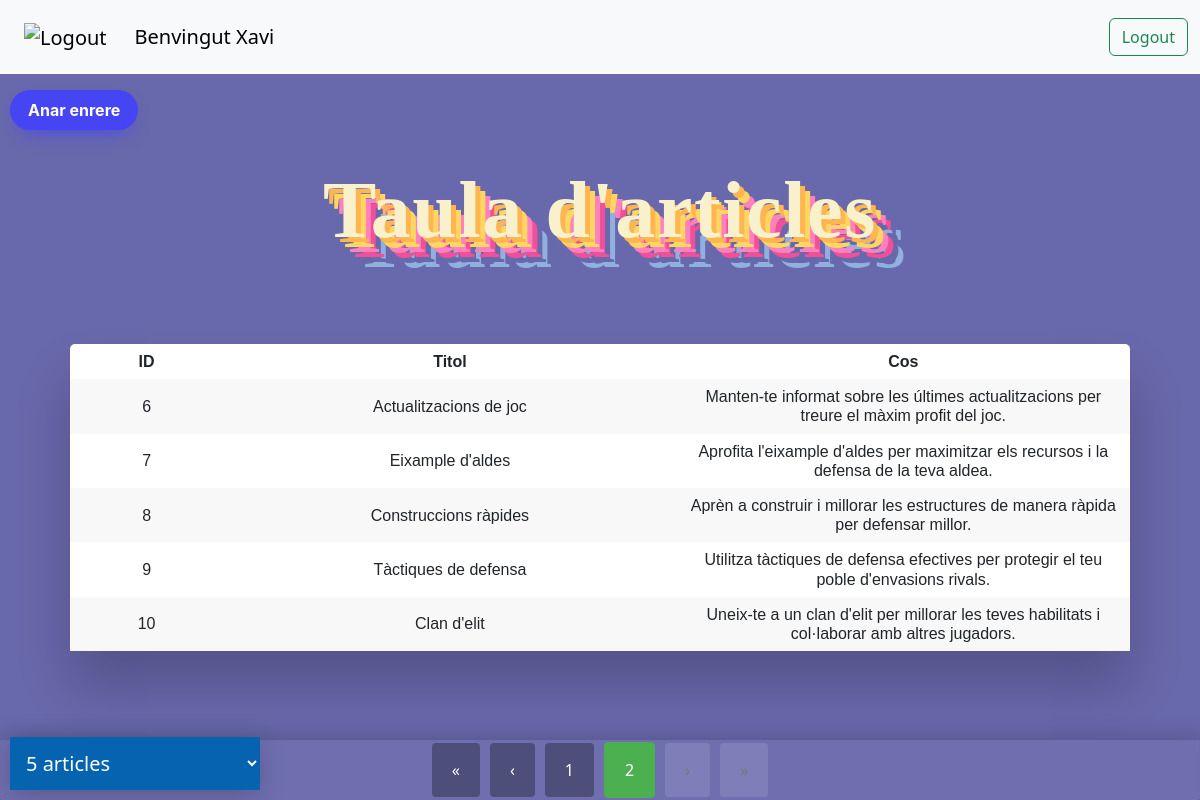
Screenshot of /mostrar_usuari.php?pagina=2&articles_per_pagina=5 (signed in) with the database file from the repository.
### tables this page shows
CREATE TABLE `articles` (
  `ID` int(11) NOT NULL,
  `titol` text NOT NULL,
  `cos` text NOT NULL,
  `usuari_id` int(11) DEFAULT NULL
);

### mostrar_usuari.php (the view, shortened to what this page needs)
<?php
include "Vistes/navbar_view.php";
?>
<?php
require_once "Database/connexio.php";
$connexio = new PDO("mysql:host=$db_host; dbname=$db_nom", $db_usuari, $db_password);
$usuario_id = $_SESSION['user_id'];
$articles_per_pagina = isset($_GET['articles_per_pagina']) ? (int)$_GET['articles_per_pagina'] : 5;
if (isset($_GET['pagina']) && is_numeric($_GET['pagina'])) {
    $pagina_actual = (int) $_GET['pagina'];
} else {
    $pagina_actual = 1;
}
$total_articles = $connexio->prepare('SELECT COUNT(*) FROM articles WHERE usuari_id = :usuario_id');
$total_articles->bindValue(':usuario_id', $usuario_id, PDO::PARAM_INT);
$total_articles->execute();
$total_articles = $total_articles->fetchColumn();
$total_pagines = ceil($total_articles / $articles_per_pagina);
$offset = ($pagina_actual - 1) * $articles_per_pagina;
$select = $connexio->prepare("SELECT * FROM articles WHERE usuari_id = :usuario_id LIMIT :offset, :articles_per_pagina");
$select->bindValue(':usuario_id', $usuario_id, PDO::PARAM_INT);
$select->bindValue(':offset', $offset, PDO::PARAM_INT);
$select->bindValue(':articles_per_pagina', $articles_per_pagina, PDO::PARAM_INT);
$select->execute();
$resultats = $select->fetchAll();
function mostrarTaula($resultats){
    echo "<div class='table-wrapper'>";
    echo "<table class='fl-table'>
    <tr>
    <th>ID</th>
    <th>Titol</th>
    <th>Cos</th>
    </tr>";
    foreach($resultats as $res) {
        echo "<tr>";
        echo "<td>" . htmlspecialchars($res['ID']) . "</td>";
        echo "<td>" . htmlspecialchars($res['titol']) . "</td>";
        echo "<td>" . htmlspecialchars($res['cos']) . "</td>";
        echo "</tr>";
    }
    echo "</table>";
    echo "</div>";
}
function mostrarPaginacio($pagina_actual, $total_pagines, $articles_per_pagina) {
    echo "<div class='pagination'>";
    if ($pagina_actual > 1) {
        echo "<a href='?pagina=1&articles_per_pagina=$articles_per_pagina'>&laquo;</a>";
    } else {
        echo "<a href='#' class='disabled'>&laquo;</a>";
    }
    if ($pagina_actual > 1) {
        echo "<a href='?pagina=" . ($pagina_actual - 1) . "&articles_per_pagina=$articles_per_pagina'>&lsaquo;</a>";
    } else {
        echo "<a href='#' class='disabled'>&lsaquo;</a>";
    }
    if ($total_pagines <= 7) {
        for ($i = 1; $i <= $total_pagines; $i++) {
            if ($i == $pagina_actual) {
                echo "<a class='active' href='?pagina=$i&articles_per_pagina=$articles_per_pagina'>$i</a>";
            } else {
                echo "<a href='?pagina=$i&articles_per_pagina=$articles_per_pagina'>$i</a>";
            }
        }
    }
    if ($pagina_actual < $total_pagines) {
        echo "<a href='?pagina=" . ($pagina_actual + 1) . "&articles_per_pagina=$articles_per_pagina'>&rsaquo;</a>";
    } else {
        echo "<a href='#' class='disabled'>&rsaquo;</a>";
    }
    if ($pagina_actual < $total_pagines) {
        echo "<a href='?pagina=$total_pagines&articles_per_pagina=$articles_per_pagina'>&raquo;</a>";
    } else {
        echo "<a href='#' class='disabled'>&raquo;</a>";
    }
    echo "</div>";
}
?>
<!DOCTYPE html>
<html lang="en">
<head>
    <link rel="stylesheet" type="text/css" href="CSS/estils.css">
</head>
<body>
    <p class="titol">Taula d'articles</p><br>
    <br>
    <div class="articulos">
        <h2>
            <?php mostrarTaula($resultats); ?>
        </h2>
    </div>
    <?php mostrarPaginacio($pagina_actual, $total_pagines, $articles_per_pagina); ?>
    <div class="box">
        <select id="articles" onchange="location = this.value;">
            <option value="?pagina=1&articles_per_pagina=5" <?php echo (isset($_GET['articles_per_pagina']) && $_GET['articles_per_pagina'] == 5) ? 'selected' : ''; ?>>5 articles</option>
        </select>
    </div>
        <div>
            <a href="index_usuari.php">
                <button type="button" class="tornar" role="button">Anar enrere</button>
            </a>
        </div>
</body>
</html>

### CSS/estils.css (style rules this page uses)
body { background: #6868AC; text-align: center; }
h2 { text-align: center; font-family: Arial, Helvetica, sans-serif; }
p { color: rgb(17, 255, 0); }
.table-wrapper { margin: 10px 70px 70px; box-shadow: 0px 35px 50px rgba(0, 0, 0, 0.2); }
.fl-table { border-radius: 5px; font-size: 16px; font-weight: normal; border: none; border-collapse: collapse; width: 100%; max-width: 100%; white-space: nowrap; background-color: rgb(255, 255, 255); }
table { display: table; border-collapse: separate; box-sizing: border-box; text-indent: initial; unicode-bidi: isolate; border-spacing: 2px; border-color: gray; }
.fl-table td, .fl-table th { text-align: center; padding: 8px; word-wrap: break-word; white-space: normal; max-width: 100px; overflow-wrap: break-word; }
.fl-table tr:nth-child(even) { background: #F8F8F8; }
.tornar { position: fixed; top: 90px; left: 10px; background: #4545f3; border-radius: 999px; box-shadow: #4545f3 0 10px 20px -10px; box-sizing: border-box; color: #FFFFFF; cursor: pointer; font-family: Inter, Helvetica, "Apple Color Emoji", "Segoe UI Emoji", NotoColorEmoji, "Noto Color Emoji", "Segoe UI Symbol", "Android Emoji", EmojiSymbols, -apple-system, system-ui, "Segoe UI", Roboto, "Helvetica Neue", "Noto Sans", sans-serif; font-size: 16px; font-weight: 700; line-height: 24px; opacity: 1; outline: 0 solid transparent; padding: 8px 18px; user-select: none; -webkit-user-select: none; touch-action: manipulation; width: fit-content; word-break: break-word; border: 0; }
.titol { font-family: 'Calligraffitti', cursive; font-weight: 700; font-size: 5rem; display: flex; text-shadow: -15px 5px 20px #ced0d3; letter-spacing: 0.02em; text-align: center; flex-direction: column; align-items: center; justify-content: center; color: #F9f1cc; text-shadow: 5px 5px 0px #FFB650, 10px 10px 0px #FFD662, 15px 15px 0px #FF80BF, 20px 20px 0px #EF5097, 25px 25px 0px #6868AC, 30px 30px 0px #90B1E0; margin-top: 150px; }
.articulos { margin: 0; padding: 0; font-family: sans-serif; }
.pagination { position: fixed; bottom: 0; left: 0; right: 0; height: 60px; background: rgba(255, 255, 255, 0.05); box-shadow: 5px 5px 30px rgba(0, 0, 0, 0.3); display: flex; align-items: center; justify-content: center; backdrop-filter: blur(3px); border-radius: 2px; z-index: 1000; }
.pagination a { padding: 15px 20px; text-decoration: none; color: #fff; font-weight: 500; transition: background-color 0.3s; border-radius: 4px; margin: 0 5px; background: rgba(0, 0, 0, 0.3); }
.pagination a:hover, .pagination a.active { background: rgba(255, 255, 255, 0.2); }
.pagination a.active { background-color: #4CAF50; color: white; border: 1px solid #4CAF50; }
.pagination a.disabled { pointer-events: none; background-color: rgba(255, 255, 255, 0.1); color: #777; cursor: not-allowed; }
.box { position: fixed; bottom: 0%; left: 0px; padding: 10px; border-radius: 5px; z-index: 1000; }
.box select { background-color: #0563af; color: white; padding: 12px; width: 250px; border: none; font-size: 20px; box-shadow: 0 5px 25px rgba(0, 0, 0, 0.2); -webkit-appearance: button; appearance: button; outline: none; }
.box select option { padding: 30px; }

### rows the page displays
articles: ID "6", titol "Actualitzacions de joc", cos "Manten-te informat sobre les últimes actualitzacions per treure el màxim profit del joc."
articles: ID "7", titol "Eixample d'aldes", cos "Aprofita l'eixample d'aldes per maximitzar els recursos i la defensa de la teva aldea."
articles: ID "8", titol "Construccions ràpides", cos "Aprèn a construir i millorar les estructures de manera ràpida per defensar millor."
articles: ID "9", titol "Tàctiques de defensa", cos "Utilitza tàctiques de defensa efectives per protegir el teu poble d'envasions rivals."
articles: ID "10", titol "Clan d'elit", cos "Uneix-te a un clan d'elit per millorar les teves habilitats i col·laborar amb altres jugadors."

### other values shown
$usuari "Xavi"
